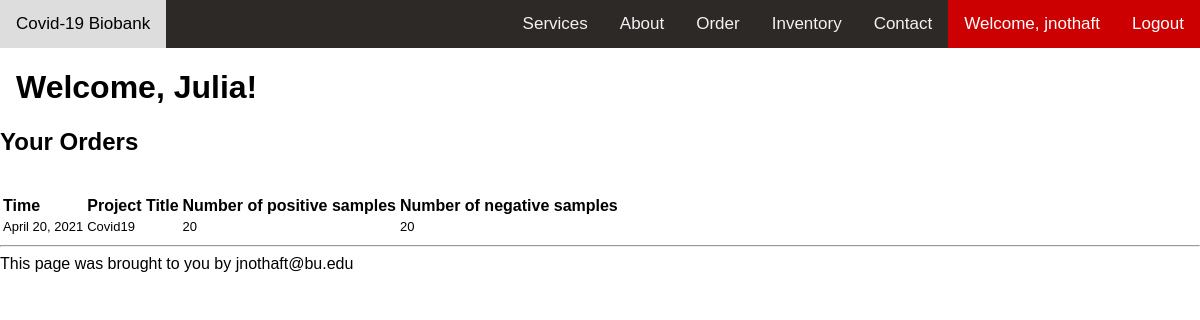
Page /personal/4 (signed in) on the earlier database version.
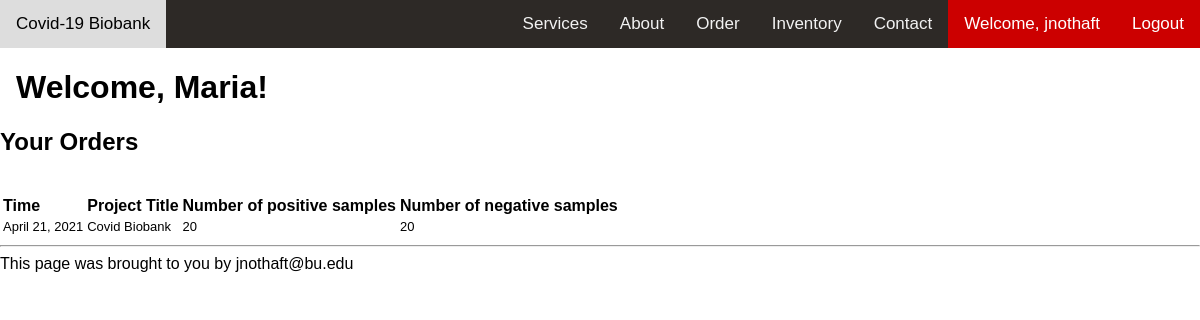
Same page on the later database version.
### project/models.py (models this page shows, shortened)
class Researcher(models.Model):
    first_name = models.CharField(max_length=400)
    last_name = models.CharField(max_length=400)
    email = models.EmailField()
    orcid = models.CharField(max_length=16)
    user = models.ForeignKey(User, on_delete=models.CASCADE, blank=True, null=True)
    def get_order_form(self):
        return Order.objects.filter(researcher=self)

class Order(models.Model):
    researcher = models.ForeignKey(Researcher, on_delete=models.CASCADE, blank=True, null=True)
    institution = models.CharField(max_length=400)
    project_title = models.CharField(max_length=400)
    project_description = models.TextField()
    positive_samples = models.PositiveIntegerField()
    negative_samples = models.PositiveIntegerField()
    sample_information = models.TextField()
    RNA_extraction = models.TextField(blank=True)
    date_request = models.DateField(auto_now_add=True)

### project/views.py (the view)
# urls.py: path('personal/<int:pk>', PersonalPageView.as_view(), name='personal'),
class PersonalPageView(LoginRequiredMixin, DetailView):
    model = Researcher
    template_name = "project/personal.html"
    login_url = "/login"
    context_object_name = "researcher"
    def get_context_data(self, **kwargs):
        context = super(PersonalPageView, self).get_context_data(**kwargs)
        form = OrderForm()
        context['order_form'] = form
        return context

### project/templates/project/personal.html
{% extends 'project/base.html' %}
{% block content %}
<h1 style="padding-left:16px;">Welcome, {{researcher.first_name}}!</h1>
<h2>Your Orders</h2>
    <table style="text-align: left">
        <tr>
            <th>Time</th>
            <th>Project Title</th>
            <th>Number of positive samples</th>
            <th>Number of negative samples</th>
        </tr>
        <tr style="font-size:small">
            {% for order in researcher.get_order_form %}
                <td>{{order.date_request}}</td>
                <td>{{order.project_title}}</td>
                <td>{{order.positive_samples}}</td>
                <td>{{order.negative_samples}}</td>
                <td>
                </td>
            <br>
        </tr>
    </table>
            {% endfor %}
{% endblock %}

### project/templates/project/base.html (shortened to what this page needs)
<html>
    <head>
    </head>
    <body>
    <div class="topnav">
        {% if user.is_authenticated %}
             <a class="active" href="/logout/?next=/">Logout</a>
            <a class="active" href="{% url 'home' %}">Welcome, {{request.user}}</a>
        {% else %}
            <a class="active" href="/login/?next=/">Log in or Register</a>
        {% endif %}
        <a href="{% url 'contact' %}">Contact</a>
        <a href="{% url 'inventory' %}">Inventory</a>
            <a href="{% url 'order' %}">Order</a>
            <a href="/login/?next=/order">Order</a>
        <a href="{% url 'about' %}">About</a>
        <a href="{% url 'services' %}">Services</a>
        <a href="{% url 'home' %}"; style="float:left">Covid-19 Biobank</a>
    </div>
        {%block content %}
        {% endblock %}
        <hr>
        This page was brought to you by jnothaft@bu.edu
    </body>
</html>

### project/templates/project/base.html (style rules this page uses)
body { margin: 0; font-family: Arial, Helvetica, sans-serif; }
.topnav { overflow: hidden; background-color: #2D2926; }
.topnav a { float: right; color: #f2f2f2; text-align: center; padding: 14px 16px; text-decoration: none; font-size: 17px; }
.topnav a.active { background-color: #CC0000; color: white; }

Differences in the rows shown:
removed Order: date_request "April 20, 2021", project_title "Covid19", positive_samples "20", negative_samples "20"
changed Researcher: first_name "Julia" → "Maria"
added Order: date_request "April 21, 2021", project_title "Covid Biobank", positive_samples "20", negative_samples "20"
